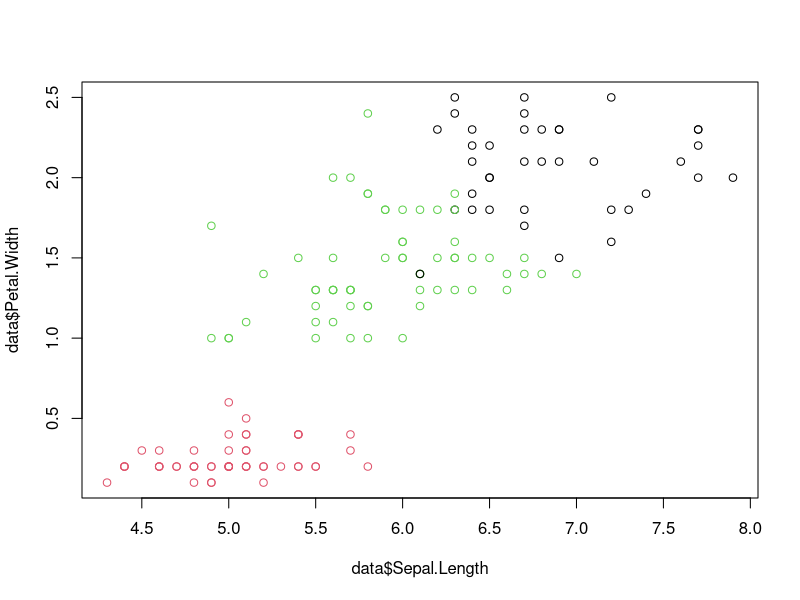

Reproduce this figure in R.
data=iris
#data= read.csv("wisc_bc_data.csv")
featdata=data[,-5]
#featdata=featdata[,-1]
model= kmeans(featdata, 3)
model

tab=table(data$Species,model$cluster)
accu = (sum(diag(tab)))/sum(tab)
accu
plot(x=data$Sepal.Length,y=data$Petal.Width,col=model$cluster)
model$iter
